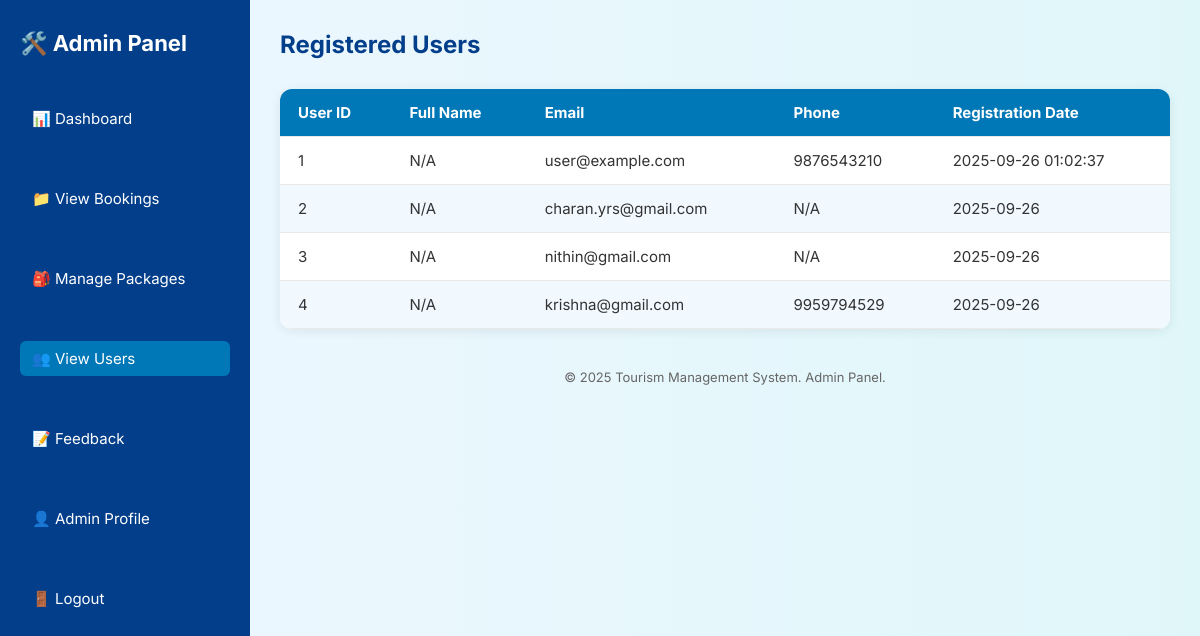
The page /admin/users (signed in) on the database as committed earlier.
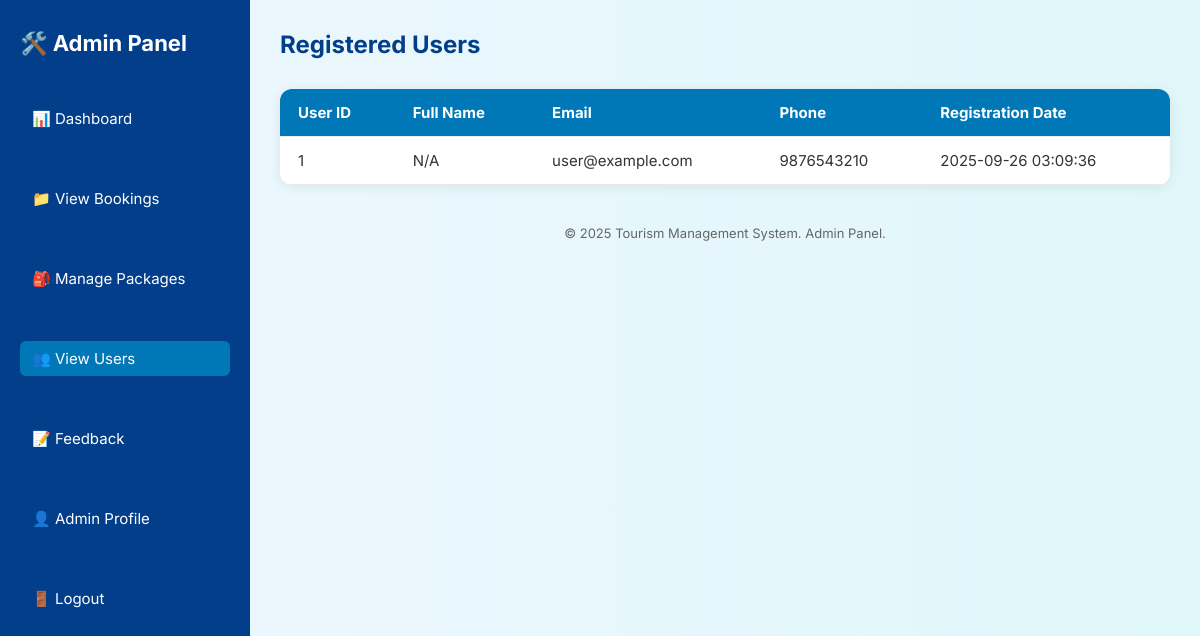
The same page on the database as committed later.
### tables this page shows
CREATE TABLE users (
        id INTEGER PRIMARY KEY AUTOINCREMENT,
        name TEXT NOT NULL,
        email TEXT UNIQUE NOT NULL,
        password TEXT NOT NULL,
        role TEXT DEFAULT 'user',
        phone TEXT,
        location TEXT,
        registration_date TEXT DEFAULT (datetime('now', 'localtime'))
    );

### app.py (the view)
@app.route('/admin/users')
def view_users():
    if session.get('role') != 'admin':
        return redirect(url_for('login'))
    db = get_db()
    users = db.execute("SELECT id, name, email, phone, location, registration_date FROM users").fetchall()
    return render_template('user_list.html', users=users)

### app.py (called while the page is built)
def get_db():
    if 'db' not in g:
        g.db = sqlite3.connect(DATABASE, timeout=10)
        g.db.row_factory = sqlite3.Row
        g.db.execute('PRAGMA foreign_keys = ON')
    return g.db

### templates/user_list.html (shortened to what this page needs)
<!DOCTYPE html>
<html lang="en">
<head>
</head>
<body>
  <aside class="sidebar">
    <h2>🛠️ Admin Panel</h2>
    <a href="{{ url_for('admin_dashboard') }}" class="nav-link">📊 Dashboard</a>
    <a href="{{ url_for('all_bookings') }}" class="nav-link">📁 View Bookings</a>
    <a href="{{ url_for('admin_packages') }}" class="nav-link">🎒 Manage Packages</a>
    <a href="{{ url_for('view_users') }}" class="nav-link active">👥 View Users</a>
    <a href="{{ url_for('view_feedback') }}" class="nav-link">📝 Feedback</a>
    <a href="{{ url_for('admin_profile') }}" class="nav-link">👤 Admin Profile</a>
    <a href="{{ url_for('logout') }}" class="nav-link">🚪 Logout</a>
  </aside>
  <main class="main-content">
    <div class="header"><h1>Registered Users</h1></div>
    <table>
      <thead>
        <tr><th>User ID</th><th>Full Name</th><th>Email</th><th>Phone</th><th>Registration Date</th></tr>
      </thead>
      <tbody>
        {% for user in users %}
          <tr>
            <td>{{ user.id }}</td>
            <td>{{ user.full_name or "N/A" }}</td>
            <td>{{ user.email or "N/A" }}</td>
            <td>{{ user.phone or "N/A" }}</td>
            <td>
              {% if user.registration_date %}
                {{ user.registration_date.strftime('%Y-%m-%d') if user.registration_date.__class__.__name__ == "datetime" else user.registration_date }}
              {% else %}
                N/A
              {% endif %}
            </td>
          </tr>
        {% else %}
          <tr><td colspan="5" class="empty-row">No users registered yet.</td></tr>
        {% endfor %}
      </tbody>
    </table>
    <footer>&copy; 2025 Tourism Management System. Admin Panel.</footer>
  </main>
</body>
</html>

### templates/user_list.html (style rules this page uses)
* { box-sizing: border-box; margin: 0; padding: 0; font-family: 'Inter', sans-serif; }
body { display: flex; min-height: 100vh; background: linear-gradient(to right, #eef7ff, #e0f7fa); }
.sidebar { width: 250px; background-color: #023e8a; padding: 30px 20px; color: white; display: flex; flex-direction: column; gap: 25px; }
.sidebar h2 { font-size: 22px; margin-bottom: 10px; }
.nav-link { text-decoration: none; color: white; margin: 10px 0; display: block; font-size: 15px; transition: background-color 0.3s; padding: 8px 12px; border-radius: 6px; }
.nav-link:hover, .nav-link.active { background-color: #0077b6; }
.main-content { flex: 1; padding: 30px; }
.header { margin-bottom: 30px; }
.header h1 { font-size: 24px; color: #023e8a; }
table { width: 100%; border-collapse: collapse; background-color: white; border-radius: 12px; box-shadow: 0 2px 12px rgba(0,0,0,0.08); overflow: hidden; }
th, td { padding: 14px 18px; text-align: left; font-size: 15px; border-bottom: 1px solid #eaeaea; }
th { background-color: #0077b6; color: white; }
td { color: #333; }
footer { margin-top: 40px; text-align: center; font-size: 13px; color: #666; }

Rows that differ between the two databases and show on the page:
removed users: id "2", full_name "N/A", email "charan.yrs@gmail.com", phone "N/A", registration_date "2025-09-26"
removed users: id "3", full_name "N/A", email "nithin@gmail.com", phone "N/A", registration_date "2025-09-26"
removed users: id "4", full_name "N/A", email "krishna@gmail.com", phone "9959794529", registration_date "2025-09-26"
changed users "user@example.com": registration_date "2025-09-26 01:02:37" → "2025-09-26 03:09:36"
